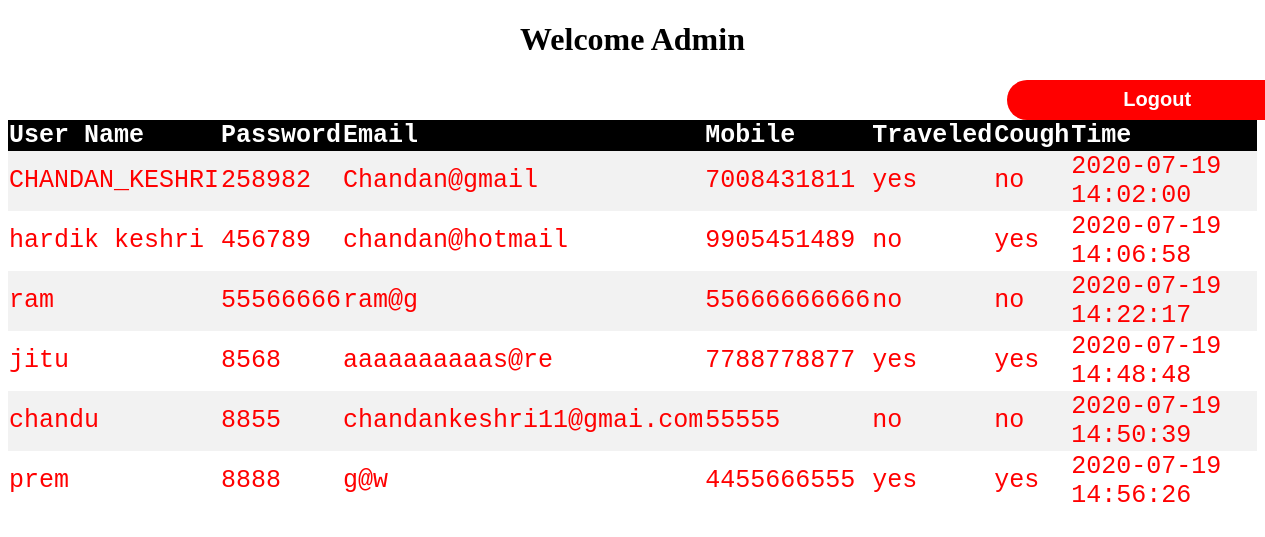
Page /COVID-19_DETECTOR/admin.php on the committed database.
### tables this page shows
CREATE TABLE `user` (
  `username` varchar(50) NOT NULL,
  `useremail` varchar(50) NOT NULL,
  `usermob` bigint(13) NOT NULL,
  `password` varchar(50) NOT NULL,
  `traveled` varchar(10) NOT NULL,
  `cough` varchar(10) NOT NULL,
  `d_time` timestamp NOT NULL DEFAULT current_timestamp()
);

### COVID-19_DETECTOR/admin.php (the view, shortened to what this page needs)
<!DOCTYPE html>
<html>
<head>
</head>
<h1><center>Welcome Admin</center></h1>
<form  action="login.php" method="post">
  <input type="submit" name="loginbtn" id = "btn" value = "Logout" />
</form>
<body>
<table>
<tr>
<th>User Name</th>
<th>Password</th>
<th>Email</th>
<th>Mobile</th>
<th>Traveled</th>
<th>Cough</th>
<th>Time</th>
</tr>
<?php
$conn = mysqli_connect("localhost", "root", "", "covid-19_detector");
$sql = "SELECT username, password, useremail, usermob, traveled, cough, d_time FROM user";
$result = $conn->query($sql);
if ($result->num_rows > 0) {
while($row = $result->fetch_assoc()) {
echo "<tr><td>" . $row["username"] . "</td><td>". $row["password"]. "</td><td>" . $row["useremail"] . "</td><td>" . $row["usermob"] . "</td><td>" . $row["traveled"] . "</td><td>" . $row["cough"] . "</td><td>" . $row["d_time"] . "</td></tr>";
}
echo "</table>";
} else { echo "0 results"; }
?>
</body>
</html>

### COVID-19_DETECTOR/admin.php (style rules this page uses)
table { border-collapse: collapse; width: 100%; color: red; font-family: monospace; font-size: 25px; text-align: left; }
th { background-color: black; color: white; }
input[value="Logout"] { border: none; outline: none; height: 40px; width: 300px; margin-left: 80%; background: Red; color: white; font-size: 20px; border-radius: 20px; font-weight: bold; }
tr:nth-child(even) { background-color: #f2f2f2 }

### rows in the picture
user: username "CHANDAN_KESHRI", password "258982", useremail "Chandan@gmail", usermob "7008431811", traveled "yes", cough "no", d_time "2020-07-19 14:02:00"
user: username "hardik keshri", password "456789", useremail "chandan@hotmail", usermob "9905451489", traveled "no", cough "yes", d_time "2020-07-19 14:06:58"
user: username "ram", password "55566666", useremail "ram@g", usermob "55666666666", traveled "no", cough "no", d_time "2020-07-19 14:22:17"
user: username "jitu", password "8568", useremail "aaaaaaaaaas@re", usermob "7788778877", traveled "yes", cough "yes", d_time "2020-07-19 14:48:48"
user: username "chandu", password "8855", useremail "chandankeshri11@gmai.com", usermob "55555", traveled "no", cough "no", d_time "2020-07-19 14:50:39"
user: username "prem", password "8888", useremail "g@w", usermob "4455666555", traveled "yes", cough "yes", d_time "2020-07-19 14:56:26"
